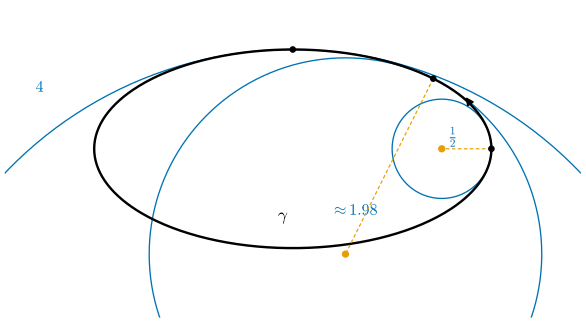

The Python source for this figure:
"""Figure 0.2.2: osculating circle의 반지름 = 1/|κ_s| (0.2절, Example 0.2.6, Exercise 0.2.1).

ellipse γ(t) = (2 cos t, sin t) (반시계 방향). κ_s(t) = 2/(4 sin² t + cos² t)^{3/2}.
t = 0에서 κ_s = 2 (반지름 1/2), t = π/2에서 κ_s = 1/4 (반지름 4), t = π/4에서도 그린다.
center of curvature c = γ + n_s/κ_s (n_s = J t, 주황 점).
자기검사: dgsym.signed_curvature의 식과 위 식이 같다. osculating circle은 γ와 2차까지 접한다
(γ(t0 ± h)에서 원까지의 거리가 O(h³)).

실행: 프로젝트 루트에서 ``PYTHONPATH=tools python3 chapters/00-tour/figures/fig-0-2-2-osculating.py``
"""

import dgfig

dgfig.setup()

import matplotlib.pyplot as plt
import numpy as np
import sympy as sp

import dgsym

C = dgfig.COLORS

ts = sp.symbols("t", real=True)
ell = sp.Matrix([2 * sp.cos(ts), sp.sin(ts), 0])
ks_sym = dgsym.signed_curvature(ell, ts)
assert sp.simplify(ks_sym - 2 / (4 * sp.sin(ts) ** 2 + sp.cos(ts) ** 2) ** sp.Rational(3, 2)) == 0
ks = sp.lambdify(ts, ks_sym, "numpy")
assert np.isclose(ks(0.0), 2.0) and np.isclose(ks(np.pi / 2), 0.25)


def gam(t):
    return np.array([2 * np.cos(t), np.sin(t)])


def tan(t):
    v = np.array([-2 * np.sin(t), np.cos(t)])
    return v / np.linalg.norm(v)


def center(t):
    tv = tan(t)
    ns = np.array([-tv[1], tv[0]])
    return gam(t) + ns / ks(t)


for t0 in (0.0, np.pi / 4, np.pi / 2):          # 2차 접촉: 거리 = O(h³)
    c0, R0 = center(t0), 1 / ks(t0)
    d = [abs(np.linalg.norm(gam(t0 + h) - c0) - R0) for h in (1e-2, 5e-3)]
    assert d[1] < d[0] / 6, d                     # h를 반으로 → 1/8 정도

t = np.linspace(0, 2 * np.pi, 600)
E = np.stack([gam(x) for x in t])

fig = plt.figure(figsize=(6.0, 3.6))
ax = fig.add_axes([0, 0, 1, 1])
ax.plot(*E.T, color=C["main"], lw=dgfig.LW["main"], zorder=4)
c = np.linspace(0, 2 * np.pi, 800)
for t0, lab, lpos in ((0.0, r"$\frac{1}{2}$", (1.62, 0.12)), (np.pi / 2, r"$4$", (-2.55, 0.62)),
                      (np.pi / 4, r"$\approx 1.98$", (0.62, -0.62))):
    c0, R0 = center(t0), 1 / ks(t0)
    ax.plot(c0[0] + R0 * np.cos(c), c0[1] + R0 * np.sin(c), color=C["tangent"], lw=1.0, zorder=3)
    p = gam(t0)
    ax.plot(*p, "o", color=C["main"], ms=4, zorder=6)
    if np.all(np.abs(c0) < [2.9, 1.7]):
        ax.plot(*c0, "o", color=C["accent"], ms=4.5, zorder=6)
        ax.plot(*np.stack([p, c0]).T, color=C["accent"], lw=0.9, ls=(0, (3, 2)), zorder=5)
    ax.text(*lpos, lab, fontsize=12, color=C["tangent"], ha="center", va="center")
assert np.isclose(1 / ks(np.pi / 4), 1.976, atol=1e-3)
ax.annotate("", xy=gam(0.55) + 0.02, xytext=gam(0.45), arrowprops=dict(arrowstyle="-|>", color=C["main"], lw=1.2,
                                                                      mutation_scale=12))
ax.text(-0.15, -0.72, r"$\gamma$", fontsize=13)
dgfig.schematic_axes(ax, (-2.9, 2.9), (-1.7, 1.45))

dgfig.save(fig, __file__)
